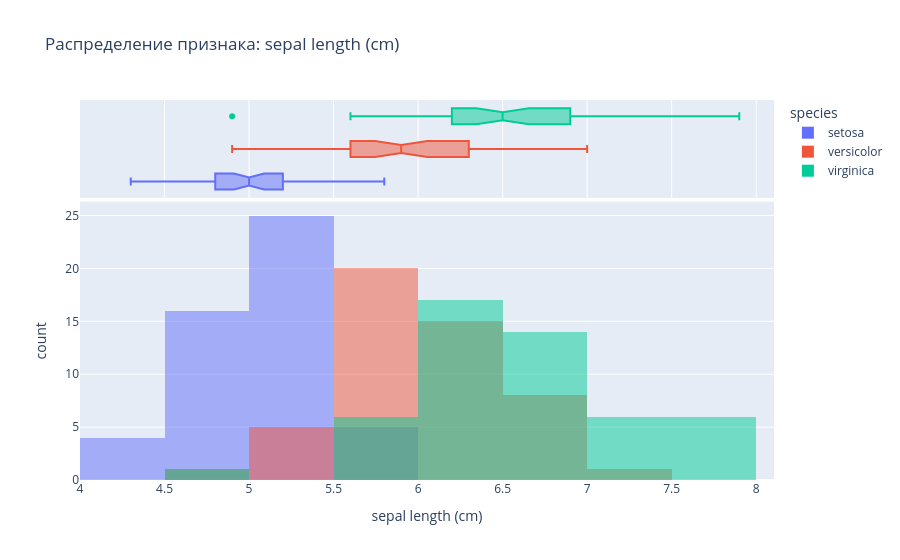
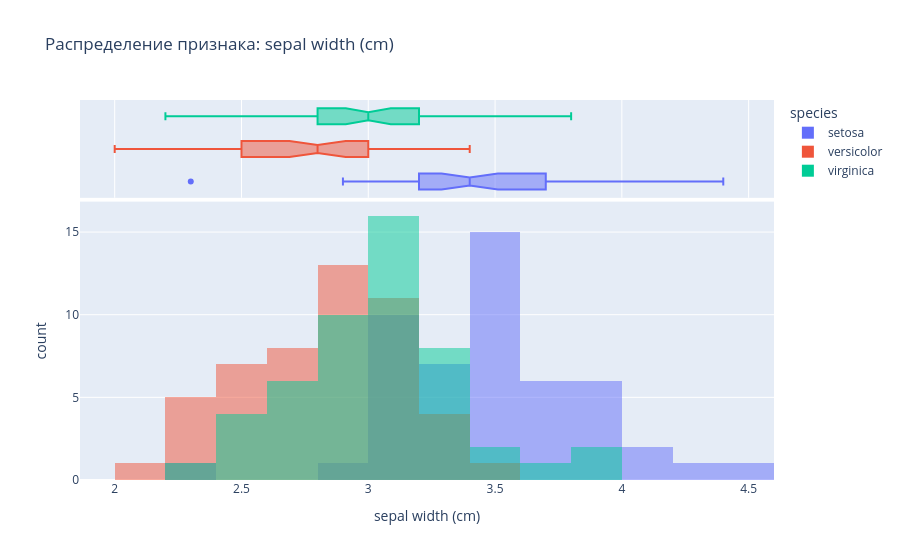
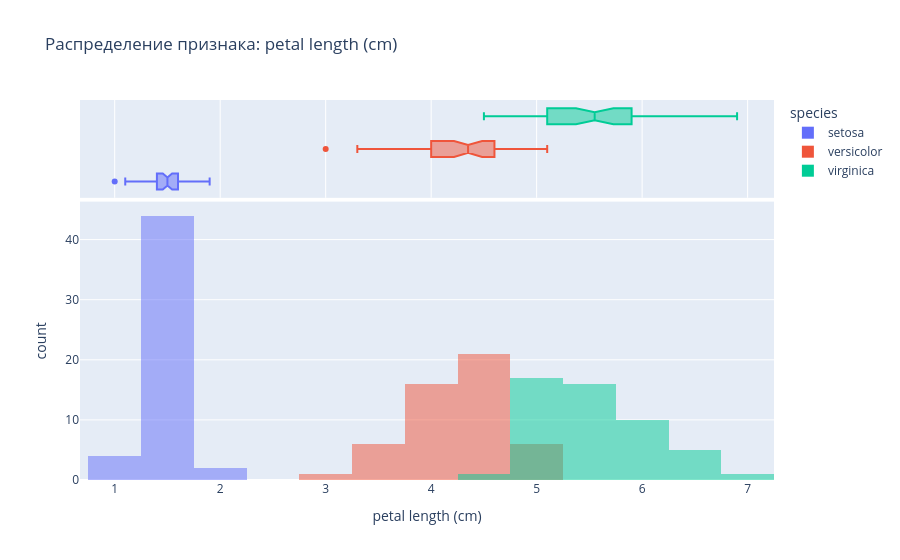
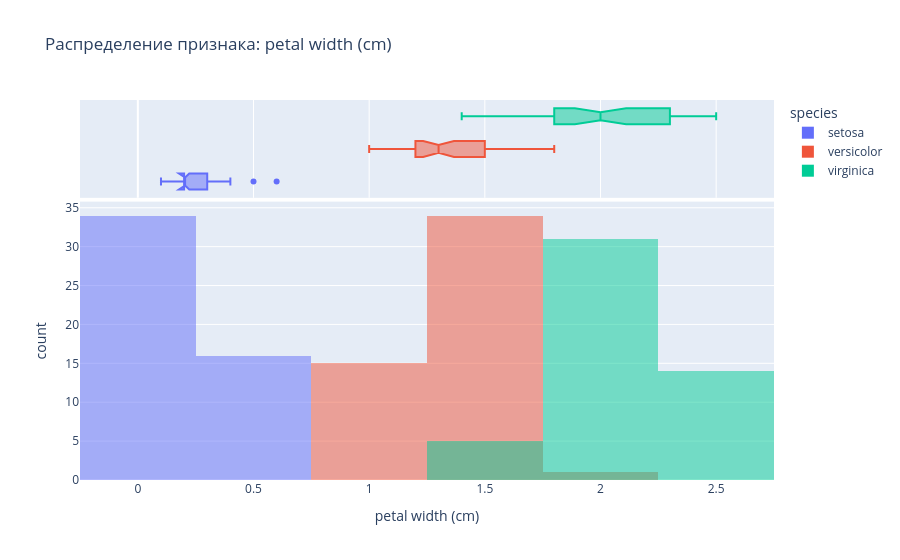

The notebook cell these images were saved under, in order:
### Markdown cell above
## Задание 1: Подготовка данных

1. Импортируйте необходимые библиотеки (numpy, pandas, sklearn, etc.)
2. Загрузите датасет iris из sklearn.datasets
3. Создайте DataFrame с данными и добавьте понятные названия столбцов
4. Проведите базовый анализ данных:
   - Проверьте размер датасета
   - Изучите распределение классов
   - Постройте корреляционную матрицу
   - Визуализируйте распределение признаков

Подсказка: используйте pandas.DataFrame, seaborn.heatmap, plotly для визуализации

### Code cell
import numpy as np
import pandas as pd
import seaborn as sns
import matplotlib.pyplot as plt
import plotly.express as px
from sklearn.datasets import load_iris

%matplotlib inline
sns.set(style="whitegrid")

iris = load_iris()


df = pd.DataFrame(data=iris.data, columns=iris.feature_names)
df['target'] = iris.target
df['species'] = df['target'].map({i: name for i, name in enumerate(iris.target_names)})

print("Первые 5 строк датасета:")
display(df.head())

print(f"\nРазмер датасета: {df.shape}")

print("\nРаспределение классов:")
print(df['species'].value_counts())

plt.figure(figsize=(10, 8))
correlation_matrix = df.drop('species', axis=1).corr()
sns.heatmap(correlation_matrix, annot=True, cmap='coolwarm', fmt='.2f')
plt.title('Корреляционная матрица признаков')
plt.show()

for col in iris.feature_names:
    fig = px.histogram(df, x=col, color='species', marginal="box", 
                       title=f'Распределение признака: {col}',
                       barmode='overlay')
    fig.show()

print("\nПопарные зависимости признаков:")
sns.pairplot(df.drop('target', axis=1), hue='species', height=2.5)
plt.show()

### Figure 1 — Plotly figure (JSON) as saved in the notebook; plotly's stock layout.template omitted (floating-point values rounded to 4 significant figures)
{"data": [{"bingroup": "x", "hovertemplate": "species=setosa<br>sepal length (cm)=%{x}<br>count=%{y}<extra></extra>", "legendgroup": "setosa", "marker": {"color": "#636efa", "opacity": 0.5, "pattern": {"shape": ""}}, "name": "setosa", "orientation": "v", "showlegend": true, "type": "histogram", "x": [5.1, 4.9, 4.7, 4.6, 5.0, 5.4, 4.6, 5.0, 4.4, 4.9, 5.4, 4.8, 4.8, 4.3, 5.8, 5.7, 5.4, 5.1, 5.7, 5.1, 5.4, 5.1, 4.6, 5.1, 4.8, 5.0, 5.0, 5.2, 5.2, 4.7, 4.8, 5.4, 5.2, 5.5, 4.9, 5.0, 5.5, 4.9, 4.4, 5.1, 5.0, 4.5, 4.4, 5.0, 5.1, 4.8, 5.1, 4.6, 5.3, 5.0], "xaxis": "x", "yaxis": "y"}, {"hovertemplate": "species=setosa<br>sepal length (cm)=%{x}<extra></extra>", "legendgroup": "setosa", "marker": {"color": "#636efa"}, "name": "setosa", "notched": true, "showlegend": false, "type": "box", "x": [5.1, 4.9, 4.7, 4.6, 5.0, 5.4, 4.6, 5.0, 4.4, 4.9, 5.4, 4.8, 4.8, 4.3, 5.8, 5.7, 5.4, 5.1, 5.7, 5.1, 5.4, 5.1, 4.6, 5.1, 4.8, 5.0, 5.0, 5.2, 5.2, 4.7, 4.8, 5.4, 5.2, 5.5, 4.9, 5.0, 5.5, 4.9, 4.4, 5.1, 5.0, 4.5, 4.4, 5.0, 5.1, 4.8, 5.1, 4.6, 5.3, 5.0], "xaxis": "x2", "yaxis": "y2"}, {"bingroup": "x", "hovertemplate": "species=versicolor<br>sepal length (cm)=%{x}<br>count=%{y}<extra></extra>", "legendgroup": "versicolor", "marker": {"color": "#EF553B", "opacity": 0.5, "pattern": {"shape": ""}}, "name": "versicolor", "orientation": "v", "showlegend": true, "type": "histogram", "x": [7.0, 6.4, 6.9, 5.5, 6.5, 5.7, 6.3, 4.9, 6.6, 5.2, 5.0, 5.9, 6.0, 6.1, 5.6, 6.7, 5.6, 5.8, 6.2, 5.6, 5.9, 6.1, 6.3, 6.1, 6.4, 6.6, 6.8, 6.7, 6.0, 5.7, 5.5, 5.5, 5.8, 6.0, 5.4, 6.0, 6.7, 6.3, 5.6, 5.5, 5.5, 6.1, 5.8, 5.0, 5.6, 5.7, 5.7, 6.2, 5.1, 5.7], "xaxis": "x", "yaxis": "y"}, {"hovertemplate": "species=versicolor<br>sepal length (cm)=%{x}<extra></extra>", "legendgroup": "versicolor", "marker": {"color": "#EF553B"}, "name": "versicolor", "notched": true, "showlegend": false, "type": "box", "x": [7.0, 6.4, 6.9, 5.5, 6.5, 5.7, 6.3, 4.9, 6.6, 5.2, 5.0, 5.9, 6.0, 6.1, 5.6, 6.7, 5.6, 5.8, 6.2, 5.6, 5.9, 6.1, 6.3, 6.1, 6.4, 6.6, 6.8, 6.7, 6.0, 5.7, 5.5, 5.5, 5.8, 6.0, 5.4, 6.0, 6.7, 6.3, 5.6, 5.5, 5.5, 6.1, 5.8, 5.0, 5.6, 5.7, 5.7, 6.2, 5.1, 5.7], "xaxis": "x2", "yaxis": "y2"}, {"bingroup": "x", "hovertemplate": "species=virginica<br>sepal length (cm)=%{x}<br>count=%{y}<extra></extra>", "legendgroup": "virginica", "marker": {"color": "#00cc96", "opacity": 0.5, "pattern": {"shape": ""}}, "name": "virginica", "orientation": "v", "showlegend": true, "type": "histogram", "x": [6.3, 5.8, 7.1, 6.3, 6.5, 7.6, 4.9, 7.3, 6.7, 7.2, 6.5, 6.4, 6.8, 5.7, 5.8, 6.4, 6.5, 7.7, 7.7, 6.0, 6.9, 5.6, 7.7, 6.3, 6.7, 7.2, 6.2, 6.1, 6.4, 7.2, 7.4, 7.9, 6.4, 6.3, 6.1, 7.7, 6.3, 6.4, 6.0, 6.9, 6.7, 6.9, 5.8, 6.8, 6.7, 6.7, 6.3, 6.5, 6.2, 5.9], "xaxis": "x", "yaxis": "y"}, {"hovertemplate": "species=virginica<br>sepal length (cm)=%{x}<extra></extra>", "legendgroup": "virginica", "marker": {"color": "#00cc96"}, "name": "virginica", "notched": true, "showlegend": false, "type": "box", "x": [6.3, 5.8, 7.1, 6.3, 6.5, 7.6, 4.9, 7.3, 6.7, 7.2, 6.5, 6.4, 6.8, 5.7, 5.8, 6.4, 6.5, 7.7, 7.7, 6.0, 6.9, 5.6, 7.7, 6.3, 6.7, 7.2, 6.2, 6.1, 6.4, 7.2, 7.4, 7.9, 6.4, 6.3, 6.1, 7.7, 6.3, 6.4, 6.0, 6.9, 6.7, 6.9, 5.8, 6.8, 6.7, 6.7, 6.3, 6.5, 6.2, 5.9], "xaxis": "x2", "yaxis": "y2"}], "layout": {"barmode": "overlay", "legend": {"title": {"text": "species"}, "tracegroupgap": 0}, "title": {"text": "Распределение признака: sepal length (cm)"}, "xaxis": {"anchor": "y", "domain": [0, 1], "title": {"text": "sepal length (cm)"}}, "xaxis2": {"anchor": "y2", "domain": [0, 1], "matches": "x", "showgrid": true, "showticklabels": false}, "yaxis": {"anchor": "x", "domain": [0, 0.7326], "title": {"text": "count"}}, "yaxis2": {"anchor": "x2", "domain": [0.7426, 1], "matches": "y2", "showgrid": false, "showline": false, "showticklabels": false, "ticks": ""}}}

### Figure 2 — Plotly figure (JSON) as saved in the notebook; plotly's stock layout.template omitted (floating-point values rounded to 4 significant figures)
{"data": [{"bingroup": "x", "hovertemplate": "species=setosa<br>sepal width (cm)=%{x}<br>count=%{y}<extra></extra>", "legendgroup": "setosa", "marker": {"color": "#636efa", "opacity": 0.5, "pattern": {"shape": ""}}, "name": "setosa", "orientation": "v", "showlegend": true, "type": "histogram", "x": [3.5, 3.0, 3.2, 3.1, 3.6, 3.9, 3.4, 3.4, 2.9, 3.1, 3.7, 3.4, 3.0, 3.0, 4.0, 4.4, 3.9, 3.5, 3.8, 3.8, 3.4, 3.7, 3.6, 3.3, 3.4, 3.0, 3.4, 3.5, 3.4, 3.2, 3.1, 3.4, 4.1, 4.2, 3.1, 3.2, 3.5, 3.6, 3.0, 3.4, 3.5, 2.3, 3.2, 3.5, 3.8, 3.0, 3.8, 3.2, 3.7, 3.3], "xaxis": "x", "yaxis": "y"}, {"hovertemplate": "species=setosa<br>sepal width (cm)=%{x}<extra></extra>", "legendgroup": "setosa", "marker": {"color": "#636efa"}, "name": "setosa", "notched": true, "showlegend": false, "type": "box", "x": [3.5, 3.0, 3.2, 3.1, 3.6, 3.9, 3.4, 3.4, 2.9, 3.1, 3.7, 3.4, 3.0, 3.0, 4.0, 4.4, 3.9, 3.5, 3.8, 3.8, 3.4, 3.7, 3.6, 3.3, 3.4, 3.0, 3.4, 3.5, 3.4, 3.2, 3.1, 3.4, 4.1, 4.2, 3.1, 3.2, 3.5, 3.6, 3.0, 3.4, 3.5, 2.3, 3.2, 3.5, 3.8, 3.0, 3.8, 3.2, 3.7, 3.3], "xaxis": "x2", "yaxis": "y2"}, {"bingroup": "x", "hovertemplate": "species=versicolor<br>sepal width (cm)=%{x}<br>count=%{y}<extra></extra>", "legendgroup": "versicolor", "marker": {"color": "#EF553B", "opacity": 0.5, "pattern": {"shape": ""}}, "name": "versicolor", "orientation": "v", "showlegend": true, "type": "histogram", "x": [3.2, 3.2, 3.1, 2.3, 2.8, 2.8, 3.3, 2.4, 2.9, 2.7, 2.0, 3.0, 2.2, 2.9, 2.9, 3.1, 3.0, 2.7, 2.2, 2.5, 3.2, 2.8, 2.5, 2.8, 2.9, 3.0, 2.8, 3.0, 2.9, 2.6, 2.4, 2.4, 2.7, 2.7, 3.0, 3.4, 3.1, 2.3, 3.0, 2.5, 2.6, 3.0, 2.6, 2.3, 2.7, 3.0, 2.9, 2.9, 2.5, 2.8], "xaxis": "x", "yaxis": "y"}, {"hovertemplate": "species=versicolor<br>sepal width (cm)=%{x}<extra></extra>", "legendgroup": "versicolor", "marker": {"color": "#EF553B"}, "name": "versicolor", "notched": true, "showlegend": false, "type": "box", "x": [3.2, 3.2, 3.1, 2.3, 2.8, 2.8, 3.3, 2.4, 2.9, 2.7, 2.0, 3.0, 2.2, 2.9, 2.9, 3.1, 3.0, 2.7, 2.2, 2.5, 3.2, 2.8, 2.5, 2.8, 2.9, 3.0, 2.8, 3.0, 2.9, 2.6, 2.4, 2.4, 2.7, 2.7, 3.0, 3.4, 3.1, 2.3, 3.0, 2.5, 2.6, 3.0, 2.6, 2.3, 2.7, 3.0, 2.9, 2.9, 2.5, 2.8], "xaxis": "x2", "yaxis": "y2"}, {"bingroup": "x", "hovertemplate": "species=virginica<br>sepal width (cm)=%{x}<br>count=%{y}<extra></extra>", "legendgroup": "virginica", "marker": {"color": "#00cc96", "opacity": 0.5, "pattern": {"shape": ""}}, "name": "virginica", "orientation": "v", "showlegend": true, "type": "histogram", "x": [3.3, 2.7, 3.0, 2.9, 3.0, 3.0, 2.5, 2.9, 2.5, 3.6, 3.2, 2.7, 3.0, 2.5, 2.8, 3.2, 3.0, 3.8, 2.6, 2.2, 3.2, 2.8, 2.8, 2.7, 3.3, 3.2, 2.8, 3.0, 2.8, 3.0, 2.8, 3.8, 2.8, 2.8, 2.6, 3.0, 3.4, 3.1, 3.0, 3.1, 3.1, 3.1, 2.7, 3.2, 3.3, 3.0, 2.5, 3.0, 3.4, 3.0], "xaxis": "x", "yaxis": "y"}, {"hovertemplate": "species=virginica<br>sepal width (cm)=%{x}<extra></extra>", "legendgroup": "virginica", "marker": {"color": "#00cc96"}, "name": "virginica", "notched": true, "showlegend": false, "type": "box", "x": [3.3, 2.7, 3.0, 2.9, 3.0, 3.0, 2.5, 2.9, 2.5, 3.6, 3.2, 2.7, 3.0, 2.5, 2.8, 3.2, 3.0, 3.8, 2.6, 2.2, 3.2, 2.8, 2.8, 2.7, 3.3, 3.2, 2.8, 3.0, 2.8, 3.0, 2.8, 3.8, 2.8, 2.8, 2.6, 3.0, 3.4, 3.1, 3.0, 3.1, 3.1, 3.1, 2.7, 3.2, 3.3, 3.0, 2.5, 3.0, 3.4, 3.0], "xaxis": "x2", "yaxis": "y2"}], "layout": {"barmode": "overlay", "legend": {"title": {"text": "species"}, "tracegroupgap": 0}, "title": {"text": "Распределение признака: sepal width (cm)"}, "xaxis": {"anchor": "y", "domain": [0, 1], "title": {"text": "sepal width (cm)"}}, "xaxis2": {"anchor": "y2", "domain": [0, 1], "matches": "x", "showgrid": true, "showticklabels": false}, "yaxis": {"anchor": "x", "domain": [0, 0.7326], "title": {"text": "count"}}, "yaxis2": {"anchor": "x2", "domain": [0.7426, 1], "matches": "y2", "showgrid": false, "showline": false, "showticklabels": false, "ticks": ""}}}

### Figure 3 — Plotly figure (JSON) as saved in the notebook; plotly's stock layout.template omitted (floating-point values rounded to 4 significant figures)
{"data": [{"bingroup": "x", "hovertemplate": "species=setosa<br>petal length (cm)=%{x}<br>count=%{y}<extra></extra>", "legendgroup": "setosa", "marker": {"color": "#636efa", "opacity": 0.5, "pattern": {"shape": ""}}, "name": "setosa", "orientation": "v", "showlegend": true, "type": "histogram", "x": [1.4, 1.4, 1.3, 1.5, 1.4, 1.7, 1.4, 1.5, 1.4, 1.5, 1.5, 1.6, 1.4, 1.1, 1.2, 1.5, 1.3, 1.4, 1.7, 1.5, 1.7, 1.5, 1.0, 1.7, 1.9, 1.6, 1.6, 1.5, 1.4, 1.6, 1.6, 1.5, 1.5, 1.4, 1.5, 1.2, 1.3, 1.4, 1.3, 1.5, 1.3, 1.3, 1.3, 1.6, 1.9, 1.4, 1.6, 1.4, 1.5, 1.4], "xaxis": "x", "yaxis": "y"}, {"hovertemplate": "species=setosa<br>petal length (cm)=%{x}<extra></extra>", "legendgroup": "setosa", "marker": {"color": "#636efa"}, "name": "setosa", "notched": true, "showlegend": false, "type": "box", "x": [1.4, 1.4, 1.3, 1.5, 1.4, 1.7, 1.4, 1.5, 1.4, 1.5, 1.5, 1.6, 1.4, 1.1, 1.2, 1.5, 1.3, 1.4, 1.7, 1.5, 1.7, 1.5, 1.0, 1.7, 1.9, 1.6, 1.6, 1.5, 1.4, 1.6, 1.6, 1.5, 1.5, 1.4, 1.5, 1.2, 1.3, 1.4, 1.3, 1.5, 1.3, 1.3, 1.3, 1.6, 1.9, 1.4, 1.6, 1.4, 1.5, 1.4], "xaxis": "x2", "yaxis": "y2"}, {"bingroup": "x", "hovertemplate": "species=versicolor<br>petal length (cm)=%{x}<br>count=%{y}<extra></extra>", "legendgroup": "versicolor", "marker": {"color": "#EF553B", "opacity": 0.5, "pattern": {"shape": ""}}, "name": "versicolor", "orientation": "v", "showlegend": true, "type": "histogram", "x": [4.7, 4.5, 4.9, 4.0, 4.6, 4.5, 4.7, 3.3, 4.6, 3.9, 3.5, 4.2, 4.0, 4.7, 3.6, 4.4, 4.5, 4.1, 4.5, 3.9, 4.8, 4.0, 4.9, 4.7, 4.3, 4.4, 4.8, 5.0, 4.5, 3.5, 3.8, 3.7, 3.9, 5.1, 4.5, 4.5, 4.7, 4.4, 4.1, 4.0, 4.4, 4.6, 4.0, 3.3, 4.2, 4.2, 4.2, 4.3, 3.0, 4.1], "xaxis": "x", "yaxis": "y"}, {"hovertemplate": "species=versicolor<br>petal length (cm)=%{x}<extra></extra>", "legendgroup": "versicolor", "marker": {"color": "#EF553B"}, "name": "versicolor", "notched": true, "showlegend": false, "type": "box", "x": [4.7, 4.5, 4.9, 4.0, 4.6, 4.5, 4.7, 3.3, 4.6, 3.9, 3.5, 4.2, 4.0, 4.7, 3.6, 4.4, 4.5, 4.1, 4.5, 3.9, 4.8, 4.0, 4.9, 4.7, 4.3, 4.4, 4.8, 5.0, 4.5, 3.5, 3.8, 3.7, 3.9, 5.1, 4.5, 4.5, 4.7, 4.4, 4.1, 4.0, 4.4, 4.6, 4.0, 3.3, 4.2, 4.2, 4.2, 4.3, 3.0, 4.1], "xaxis": "x2", "yaxis": "y2"}, {"bingroup": "x", "hovertemplate": "species=virginica<br>petal length (cm)=%{x}<br>count=%{y}<extra></extra>", "legendgroup": "virginica", "marker": {"color": "#00cc96", "opacity": 0.5, "pattern": {"shape": ""}}, "name": "virginica", "orientation": "v", "showlegend": true, "type": "histogram", "x": [6.0, 5.1, 5.9, 5.6, 5.8, 6.6, 4.5, 6.3, 5.8, 6.1, 5.1, 5.3, 5.5, 5.0, 5.1, 5.3, 5.5, 6.7, 6.9, 5.0, 5.7, 4.9, 6.7, 4.9, 5.7, 6.0, 4.8, 4.9, 5.6, 5.8, 6.1, 6.4, 5.6, 5.1, 5.6, 6.1, 5.6, 5.5, 4.8, 5.4, 5.6, 5.1, 5.1, 5.9, 5.7, 5.2, 5.0, 5.2, 5.4, 5.1], "xaxis": "x", "yaxis": "y"}, {"hovertemplate": "species=virginica<br>petal length (cm)=%{x}<extra></extra>", "legendgroup": "virginica", "marker": {"color": "#00cc96"}, "name": "virginica", "notched": true, "showlegend": false, "type": "box", "x": [6.0, 5.1, 5.9, 5.6, 5.8, 6.6, 4.5, 6.3, 5.8, 6.1, 5.1, 5.3, 5.5, 5.0, 5.1, 5.3, 5.5, 6.7, 6.9, 5.0, 5.7, 4.9, 6.7, 4.9, 5.7, 6.0, 4.8, 4.9, 5.6, 5.8, 6.1, 6.4, 5.6, 5.1, 5.6, 6.1, 5.6, 5.5, 4.8, 5.4, 5.6, 5.1, 5.1, 5.9, 5.7, 5.2, 5.0, 5.2, 5.4, 5.1], "xaxis": "x2", "yaxis": "y2"}], "layout": {"barmode": "overlay", "legend": {"title": {"text": "species"}, "tracegroupgap": 0}, "title": {"text": "Распределение признака: petal length (cm)"}, "xaxis": {"anchor": "y", "domain": [0, 1], "title": {"text": "petal length (cm)"}}, "xaxis2": {"anchor": "y2", "domain": [0, 1], "matches": "x", "showgrid": true, "showticklabels": false}, "yaxis": {"anchor": "x", "domain": [0, 0.7326], "title": {"text": "count"}}, "yaxis2": {"anchor": "x2", "domain": [0.7426, 1], "matches": "y2", "showgrid": false, "showline": false, "showticklabels": false, "ticks": ""}}}

### Figure 4 — Plotly figure (JSON) as saved in the notebook; plotly's stock layout.template omitted (floating-point values rounded to 4 significant figures)
{"data": [{"bingroup": "x", "hovertemplate": "species=setosa<br>petal width (cm)=%{x}<br>count=%{y}<extra></extra>", "legendgroup": "setosa", "marker": {"color": "#636efa", "opacity": 0.5, "pattern": {"shape": ""}}, "name": "setosa", "orientation": "v", "showlegend": true, "type": "histogram", "x": [0.2, 0.2, 0.2, 0.2, 0.2, 0.4, 0.3, 0.2, 0.2, 0.1, 0.2, 0.2, 0.1, 0.1, 0.2, 0.4, 0.4, 0.3, 0.3, 0.3, 0.2, 0.4, 0.2, 0.5, 0.2, 0.2, 0.4, 0.2, 0.2, 0.2, 0.2, 0.4, 0.1, 0.2, 0.2, 0.2, 0.2, 0.1, 0.2, 0.2, 0.3, 0.3, 0.2, 0.6, 0.4, 0.3, 0.2, 0.2, 0.2, 0.2], "xaxis": "x", "yaxis": "y"}, {"hovertemplate": "species=setosa<br>petal width (cm)=%{x}<extra></extra>", "legendgroup": "setosa", "marker": {"color": "#636efa"}, "name": "setosa", "notched": true, "showlegend": false, "type": "box", "x": [0.2, 0.2, 0.2, 0.2, 0.2, 0.4, 0.3, 0.2, 0.2, 0.1, 0.2, 0.2, 0.1, 0.1, 0.2, 0.4, 0.4, 0.3, 0.3, 0.3, 0.2, 0.4, 0.2, 0.5, 0.2, 0.2, 0.4, 0.2, 0.2, 0.2, 0.2, 0.4, 0.1, 0.2, 0.2, 0.2, 0.2, 0.1, 0.2, 0.2, 0.3, 0.3, 0.2, 0.6, 0.4, 0.3, 0.2, 0.2, 0.2, 0.2], "xaxis": "x2", "yaxis": "y2"}, {"bingroup": "x", "hovertemplate": "species=versicolor<br>petal width (cm)=%{x}<br>count=%{y}<extra></extra>", "legendgroup": "versicolor", "marker": {"color": "#EF553B", "opacity": 0.5, "pattern": {"shape": ""}}, "name": "versicolor", "orientation": "v", "showlegend": true, "type": "histogram", "x": [1.4, 1.5, 1.5, 1.3, 1.5, 1.3, 1.6, 1.0, 1.3, 1.4, 1.0, 1.5, 1.0, 1.4, 1.3, 1.4, 1.5, 1.0, 1.5, 1.1, 1.8, 1.3, 1.5, 1.2, 1.3, 1.4, 1.4, 1.7, 1.5, 1.0, 1.1, 1.0, 1.2, 1.6, 1.5, 1.6, 1.5, 1.3, 1.3, 1.3, 1.2, 1.4, 1.2, 1.0, 1.3, 1.2, 1.3, 1.3, 1.1, 1.3], "xaxis": "x", "yaxis": "y"}, {"hovertemplate": "species=versicolor<br>petal width (cm)=%{x}<extra></extra>", "legendgroup": "versicolor", "marker": {"color": "#EF553B"}, "name": "versicolor", "notched": true, "showlegend": false, "type": "box", "x": [1.4, 1.5, 1.5, 1.3, 1.5, 1.3, 1.6, 1.0, 1.3, 1.4, 1.0, 1.5, 1.0, 1.4, 1.3, 1.4, 1.5, 1.0, 1.5, 1.1, 1.8, 1.3, 1.5, 1.2, 1.3, 1.4, 1.4, 1.7, 1.5, 1.0, 1.1, 1.0, 1.2, 1.6, 1.5, 1.6, 1.5, 1.3, 1.3, 1.3, 1.2, 1.4, 1.2, 1.0, 1.3, 1.2, 1.3, 1.3, 1.1, 1.3], "xaxis": "x2", "yaxis": "y2"}, {"bingroup": "x", "hovertemplate": "species=virginica<br>petal width (cm)=%{x}<br>count=%{y}<extra></extra>", "legendgroup": "virginica", "marker": {"color": "#00cc96", "opacity": 0.5, "pattern": {"shape": ""}}, "name": "virginica", "orientation": "v", "showlegend": true, "type": "histogram", "x": [2.5, 1.9, 2.1, 1.8, 2.2, 2.1, 1.7, 1.8, 1.8, 2.5, 2.0, 1.9, 2.1, 2.0, 2.4, 2.3, 1.8, 2.2, 2.3, 1.5, 2.3, 2.0, 2.0, 1.8, 2.1, 1.8, 1.8, 1.8, 2.1, 1.6, 1.9, 2.0, 2.2, 1.5, 1.4, 2.3, 2.4, 1.8, 1.8, 2.1, 2.4, 2.3, 1.9, 2.3, 2.5, 2.3, 1.9, 2.0, 2.3, 1.8], "xaxis": "x", "yaxis": "y"}, {"hovertemplate": "species=virginica<br>petal width (cm)=%{x}<extra></extra>", "legendgroup": "virginica", "marker": {"color": "#00cc96"}, "name": "virginica", "notched": true, "showlegend": false, "type": "box", "x": [2.5, 1.9, 2.1, 1.8, 2.2, 2.1, 1.7, 1.8, 1.8, 2.5, 2.0, 1.9, 2.1, 2.0, 2.4, 2.3, 1.8, 2.2, 2.3, 1.5, 2.3, 2.0, 2.0, 1.8, 2.1, 1.8, 1.8, 1.8, 2.1, 1.6, 1.9, 2.0, 2.2, 1.5, 1.4, 2.3, 2.4, 1.8, 1.8, 2.1, 2.4, 2.3, 1.9, 2.3, 2.5, 2.3, 1.9, 2.0, 2.3, 1.8], "xaxis": "x2", "yaxis": "y2"}], "layout": {"barmode": "overlay", "legend": {"title": {"text": "species"}, "tracegroupgap": 0}, "title": {"text": "Распределение признака: petal width (cm)"}, "xaxis": {"anchor": "y", "domain": [0, 1], "title": {"text": "petal width (cm)"}}, "xaxis2": {"anchor": "y2", "domain": [0, 1], "matches": "x", "showgrid": true, "showticklabels": false}, "yaxis": {"anchor": "x", "domain": [0, 0.7326], "title": {"text": "count"}}, "yaxis2": {"anchor": "x2", "domain": [0.7426, 1], "matches": "y2", "showgrid": false, "showline": false, "showticklabels": false, "ticks": ""}}}
